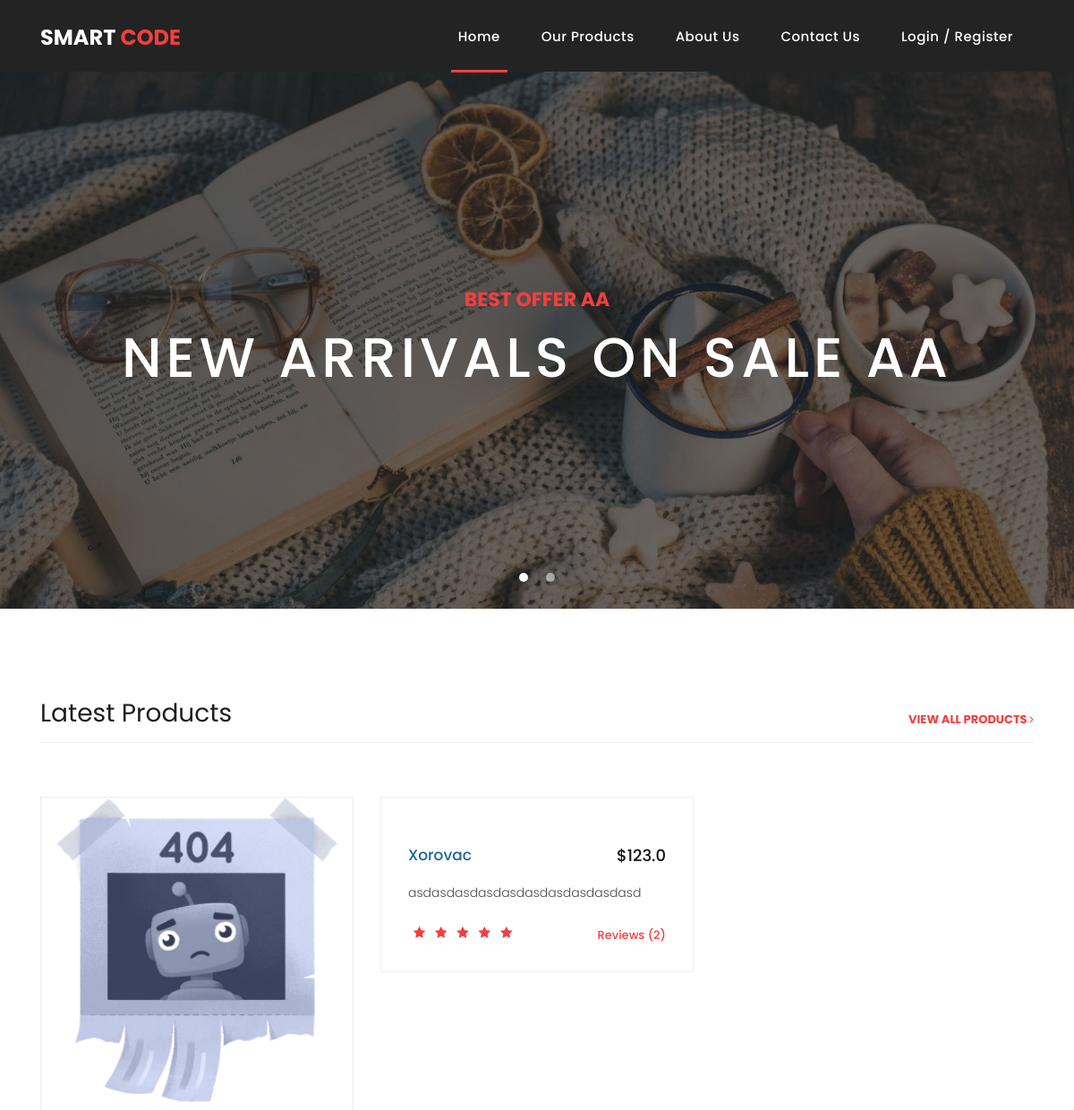
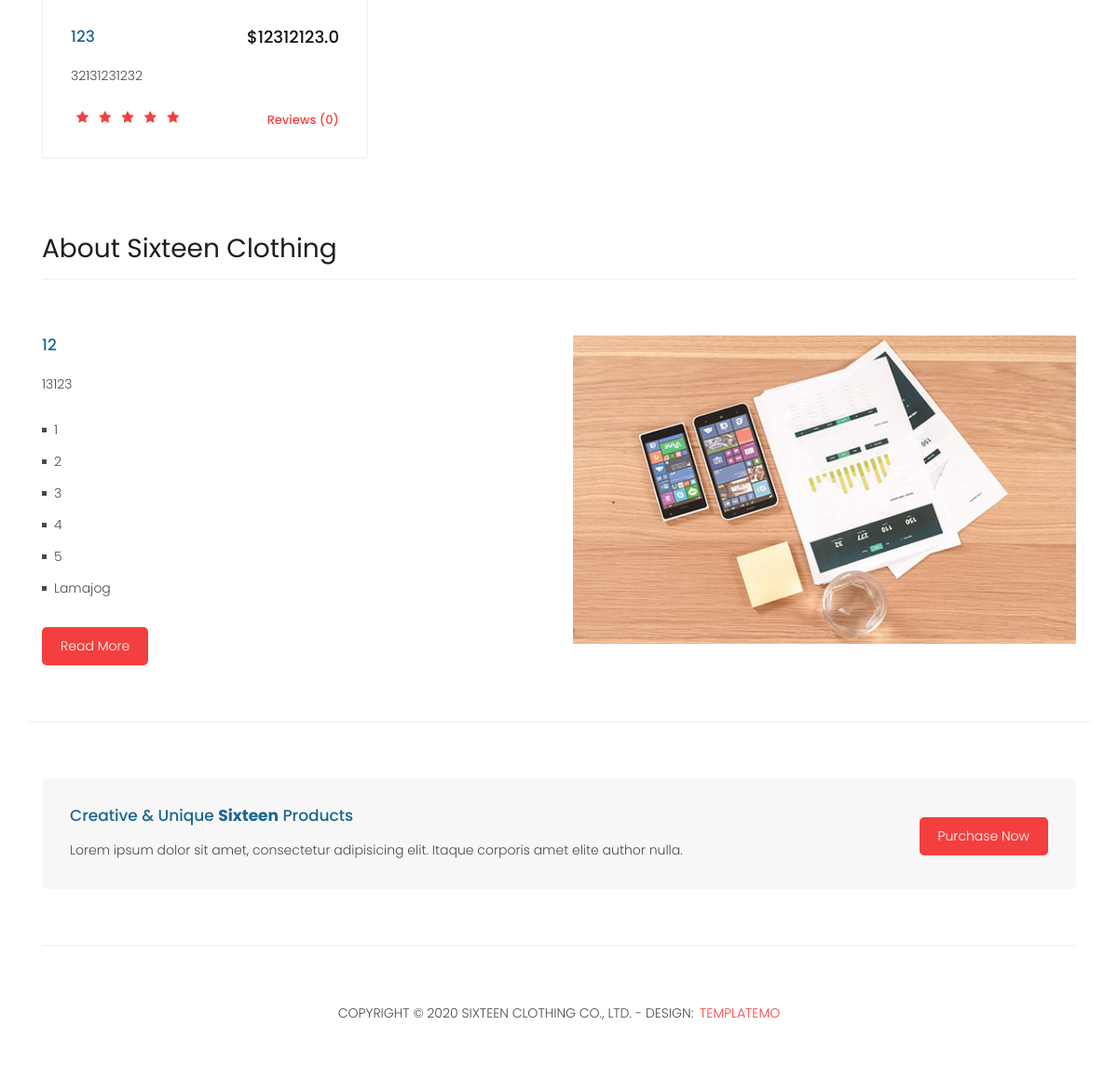
The page / on the database its author committed (2 pictures, top to bottom).
### main/models.py (models this page shows, shortened)
class SiteTitle(models.Model):
    pt_1 = models.CharField("Title part 1", max_length = 50)
    pt_2 = models.CharField("Title part 2", max_length = 50)
    class Meta:
        verbose_name = "Site Title"
        verbose_name_plural = "Site Title"

class HomeBanner(models.Model):
    img = models.ImageField("Banner Image", upload_to = "images")
    title = models.CharField("Banner Title", max_length = 150)
    text = models.CharField("Banner Text", max_length = 150)
    class Meta:
        verbose_name = "Home Banner"
        verbose_name_plural = "Home Banners"

class Products(models.Model):
    category = models.ForeignKey(ProductsCategory, on_delete= models.CASCADE, related_name = "category")
    img = models.ImageField("Product Image", upload_to = "images")
    title = models.CharField("Product Title", max_length = 50)
    price = models.FloatField('Product price')
    text = models.TextField('Text', max_length=60)
    reviews = models.ManyToManyField(CustomUser, blank=True)
    class Meta:
        verbose_name = "Product"
        verbose_name_plural = "Products"

class AboutSixtennClothing(models.Model):
    title = models.CharField("Title", max_length = 255)
    description = models.TextField("Description")
    ul = models.ManyToManyField(AboutSixtennClothingList)
    class Meta:
        verbose_name = "About Sixtenn Clothing"
        verbose_name_plural = "About Sixtenn Clothing"

class AboutSixtennClothingList(models.Model):
    title = models.CharField("Title", max_length = 255)
    class Meta:
        verbose_name = "About Sixtenn Clothing List"
        verbose_name_plural = "About Sixtenn Clothing List"

### main/views.py (the view, shortened to what this page needs)
# urls.py: path("", views.index, name = "index"),
def index(request):
    banner_list = HomeBanner.objects.all()
    latest_products = Products.objects.all()[:6]
    latest_products = latest_products[::-1]
    about_sixtenn_clothing = AboutSixtennClothing.objects.all()[0]
    return render(request, "main/index.html", context = {
        "page": "home",
        "banner_list": banner_list,
        "sitetitle": SiteTitle.objects.all()[0],
        'latest_products': latest_products,
        "about_sixtenn_clothing": about_sixtenn_clothing,
    })

### main/templates/main/index.html (shortened to what this page needs)
{% load static %}
<!DOCTYPE html>
<html lang="en">
  <head>
    <link href="{% static 'main/vendor/bootstrap/css/bootstrap.min.css' %}" rel="stylesheet">
    <link rel="stylesheet" href="{% static 'main/assets/css/fontawesome.css' %}">
    <link rel="stylesheet" href="{% static 'main/assets/css/templatemo-sixteen.css' %}">
    <link rel="stylesheet" href="{% static 'main/assets/css/owl.css' %}">
  </head>
  <body>
    {% include "main/inc/header.html" %}
    <div class="banner header-text">
      <div class="owl-banner owl-carousel">
        {% for i in banner_list%}
        <div class="banner-item-01" style = "background-image: url({{ i.img.url }});">
          <div class="text-content">
            <h4> {{ i.title }} </h4>
            <h2> {{ i.text }} </h2>
          </div>
        </div>
        {% endfor %}
      </div>
    </div>
    <div class="latest-products">
      <div class="container">
        <div class="row">
          <div class="col-md-12">
            <div class="section-heading">
              <h2>Latest Products</h2>
              <a href="{% url 'products' %}"> view all products <i class="fa fa-angle-right"></i></a>
            </div>
          </div>
          {% for i in latest_products%}
          <div class="col-md-4">
            <div class="product-item">
              <a href="#"><img src="{{ i.img.url }}" alt=""></a>
              <div class="down-content">
                <a href="#"><h4> {{ i.title }} </h4></a>
                <h6> ${{i.price}} </h6>
                <p> {{ i.text }} </p>
                <ul class="stars">
                  {% if user in i.reviews.all %}
                  <form style="border: 1px solid red" method="post">
                  {% else %}
                  <form method="post">
                  {% endif %}
                    <li><button class = "star_btn" name = "star_1" value="{{ i.id }}" type="submit"><i class="fa fa-star"></i></button></li>
                    <li><button class = "star_btn" name = "star_2" value="{{ i.id }}" type="submit"><i class="fa fa-star"></i></button></li>
                    <li><button class = "star_btn" name = "star_3" value="{{ i.id }}" type="submit"><i class="fa fa-star"></i></button></li>
                    <li><button class = "star_btn" name = "star_4" value="{{ i.id }}" type="submit"><i class="fa fa-star"></i></button></li>
                    <li><button class = "star_btn" name = "star_5" value="{{ i.id }}" type="submit"><i class="fa fa-star"></i></button></li>
                  </form>
                </ul>
                <span>Reviews ({{ i.reviews.count }})</span>
              </div>
            </div>
          </div>
          {% endfor %}
        </div>
      </div>
    </div>
    <div class="best-features">
      <div class="container">
        <div class="row">
          <div class="col-md-12">
            <div class="section-heading">
              <h2>About Sixteen Clothing</h2>
            </div>
          </div>
          <div class="col-md-6">
            <div class="left-content">
              <h4> {{ about_sixtenn_clothing.title }} </h4>
              <p>
                {{ about_sixtenn_clothing.description }}
              </p>
              <ul class="featured-list">
                {% for i in about_sixtenn_clothing.ul.all %}
                <li><a href="#"> {{ i.title }} </a></li>
                {% endfor %}
              </ul>
              <a href="{% url 'about' %}" class="filled-button">Read More</a>
            </div>
          </div>
          <div class="col-md-6">
            <div class="right-image">
              <img src="assets/images/feature-image.jpg" alt="">
            </div>
          </div>
        </div>
      </div>
    </div>
    <div class="call-to-action">
      <div class="container">
        <div class="row">
          <div class="col-md-12">
            <div class="inner-content">
              <div class="row">
                <div class="col-md-8">
                  <h4>Creative &amp; Unique <em>Sixteen</em> Products</h4>
                  <p>Lorem ipsum dolor sit amet, consectetur adipisicing elit. Itaque corporis amet elite author nulla.</p>
                </div>
                <div class="col-md-4">
                  <a href="#" class="filled-button">Purchase Now</a>
                </div>
              </div>
            </div>
          </div>
        </div>
      </div>
    </div>
    <footer>
      <div class="container">
        <div class="row">
          <div class="col-md-12">
            <div class="inner-content">
              <p>Copyright &copy; 2020 Sixteen Clothing Co., Ltd.
            - Design: <a rel="nofollow noopener" href="https://templatemo.com" target="_blank">TemplateMo</a></p>
            </div>
          </div>
        </div>
      </div>
    </footer>
  </body>
</html>

### main/templates/main/inc/header.html (shortened to what this page needs)
<header class="">
    <nav class="navbar navbar-expand-lg">
      <div class="container">
        <a class="navbar-brand" href="{% url 'index' %}"><h2> {{ sitetitle.pt_1 }} <em> {{ sitetitle.pt_2 }} </em></h2></a>
        <div class="collapse navbar-collapse" id="navbarResponsive">
          <ul class="navbar-nav ml-auto">
            <li class="nav-item {% if page == 'home' %}active{% endif %}">
              <a class="nav-link" href="{% url 'index' %}"> Home
              </a>
            </li>
            <li class="nav-item {% if page == 'products' %}active{% endif %}">
              <a class="nav-link" href="{% url 'products' %}">Our Products</a>
            </li>
            <li class="nav-item {% if page == 'about'%}active{% endif %}">
              <a class="nav-link" href="{% url 'about' %}">About Us</a>
            </li>
            <li class="nav-item {% if page == 'contact'%}active{% endif %}">
              <a class="nav-link" href="{% url 'contact' %}">Contact Us</a>
            </li>
            {% if user.is_authenticated %}
              <li class="nav-item {% if page == 'loginregister'%}active{% endif %}">
                 <a class="nav-link" href="{% url 'logout' %}"> {{ user.username }} </a>
              </li>
            {% else %}
              <li class="nav-item {% if page == 'loginregister'%}active{% endif %}">
                <a class="nav-link" href="{% url 'login_register' %}">Login / Register</a>
              </li>
            {% endif %}
          </ul>
        </div>
      </div>
    </nav>
</header>

### rows shown on the page
SiteTitle: pt_1 "SMART", pt_2 "CODE"
HomeBanner: img (picture), title "BEST OFFER AA", text "NEW ARRIVALS ON SALE AA"
Products: img (picture), title "123", price "12312123.0", text "32131231232", reviews.count "0"
Products: title "Xorovac", price "123.0", text "asdasdasdasdasdasdasdasdasdasd", reviews.count "2"
AboutSixtennClothing: title "12", description "13123"
AboutSixtennClothingList: title "1"
AboutSixtennClothingList: title "2"
AboutSixtennClothingList: title "3"
AboutSixtennClothingList: title "4"
AboutSixtennClothingList: title "5"
AboutSixtennClothingList: title "Lamajog"
